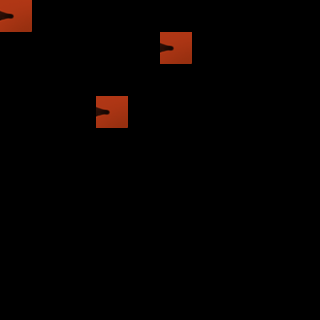

This is a level from a 2D game, rendered from its Tiled map with the project's own tilesets. A one-line summary and the complete map file follow:
An orthogonal 10x10 tile map with 32x32 px tiles, 1 tile layer (Calque de Tile 1).

<map version="1.0" tiledversion="1.0.3" orientation="orthogonal" renderorder="left-up" width="10" height="10" tilewidth="32" tileheight="32" nextobjectid="1">
 <tileset firstgid="1" source="dragon.tsx" />
 <layer name="Calque de Tile 1" width="10" height="10">
  <data encoding="csv">
37,0,0,0,0,0,0,0,0,0,
0,0,0,0,0,37,0,0,0,0,
0,0,0,0,0,0,0,0,0,0,
0,0,0,37,0,0,0,0,0,0,
0,0,0,0,0,0,0,0,0,0,
0,0,0,0,0,0,0,0,0,0,
0,0,0,0,0,0,0,0,0,0,
0,0,0,0,0,0,0,0,0,0,
0,0,0,0,0,0,0,0,0,0,
0,0,0,0,0,0,0,0,0,0
</data>
 </layer>
</map>
